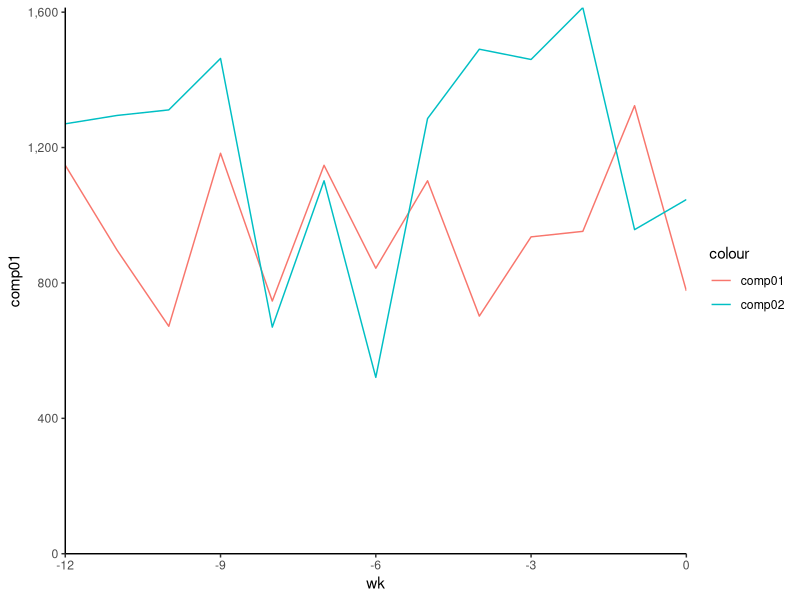
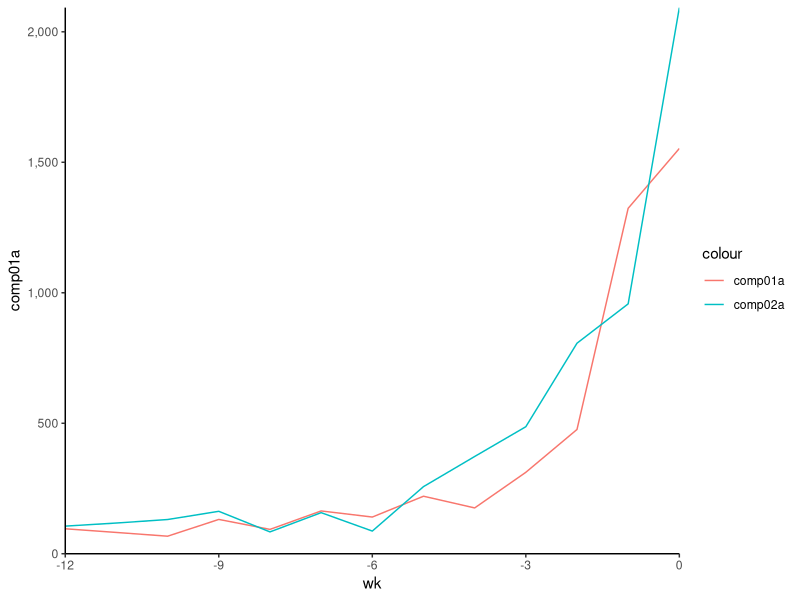
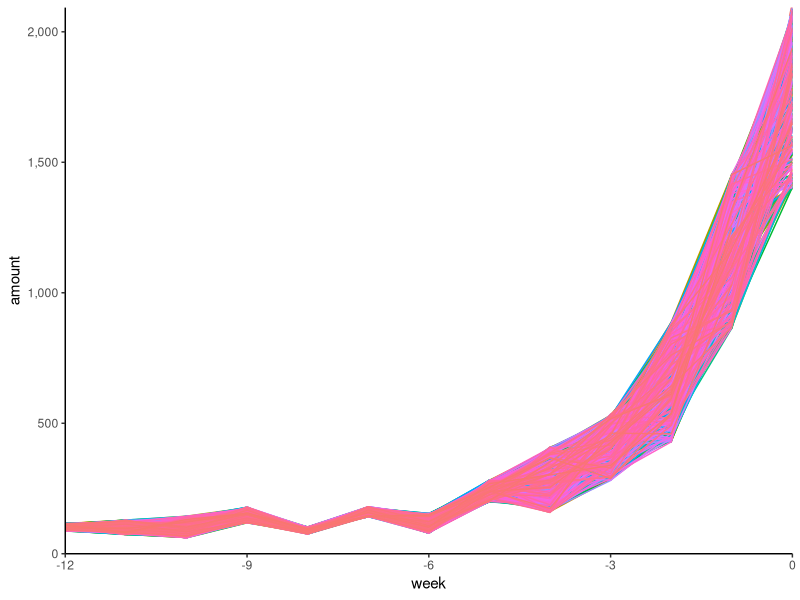
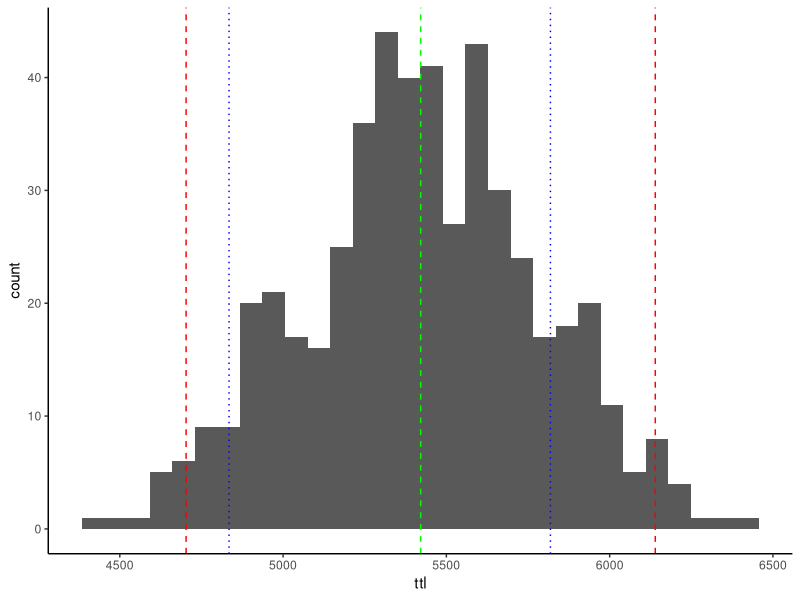
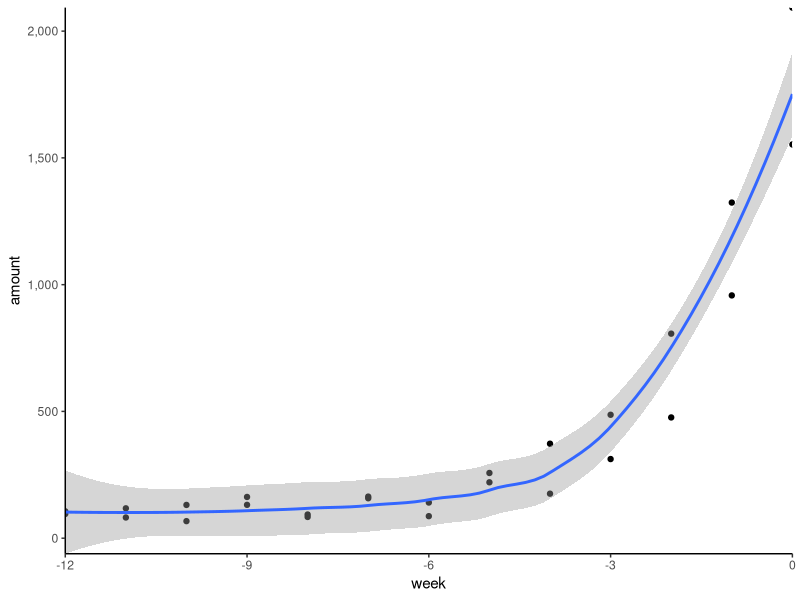
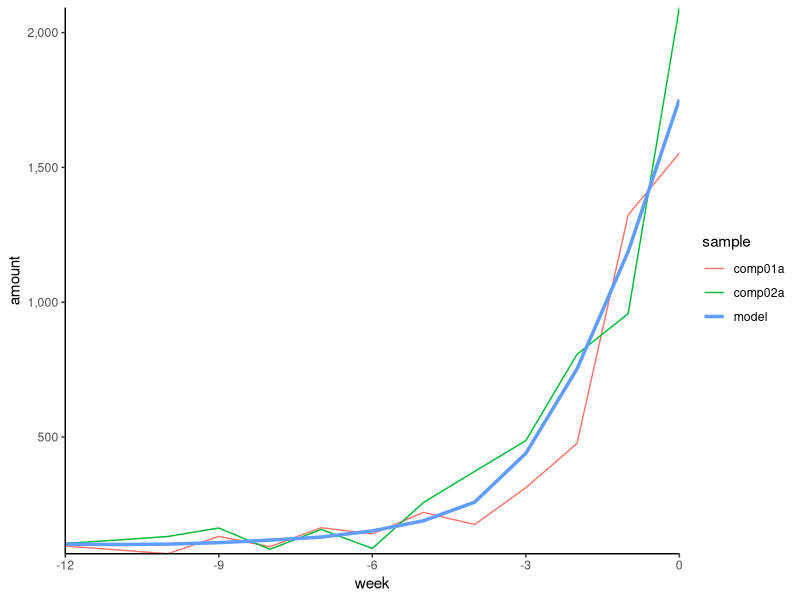

Write R code to recreate these figures, in order.
## ---- chunk 1
knitr::opts_chunk$set(echo=FALSE,
                      message=FALSE,
                      warning=FALSE)

library(tidyverse)
library(scales)

options(scipen=999)

## ---- chunk 2
set.seed(2019)

## generate weeks
wk_start <- -12
wk <- seq(from=wk_start, to=0, by=1)

## generate sample with increase
m1 <- 1000
sd1 <- 200
c01 <- rnorm(n=length(wk), mean=m1, sd=sd1)

m2 <- 1200
sd2 <- 300
c02 <- rnorm(n=length(wk), mean=m2, sd=sd2)

comparison <- data.frame(week=wk,
                         comp01=c01,
                         comp02=c02)

ggplot(comparison, aes(x=wk, y=comp01))+geom_line(aes(color='comp01'))+
  geom_line(y=comparison$comp02, aes(color='comp02'))+
  scale_y_continuous(labels=comma, limits=c(0,max(comparison$comp02)), expand=c(0,0))+
  scale_x_continuous(labels=comma, expand=c(0,0) )+
  theme_classic()

## ---- chunk 3
## divide 
comparison <- comparison %>% mutate(
  comp01a=comp01*(1/abs(wk)),
  comp02a=comp02*(1/abs(wk))
)

comparison <- comparison %>% mutate(
  comp01a = ifelse(comp01a==Inf, comp01*2, comp01a),
  comp02a = ifelse(comp02a==Inf, comp02*2, comp02a)
)

ggplot(comparison, aes(x=wk, y=comp01a))+geom_line(aes(color='comp01a'))+
  geom_line(y=comparison$comp02a, aes(color='comp02a'))+
  scale_y_continuous(labels=comma, limits=c(0,max(comparison$comp02a)), expand=c(0,0))+
  scale_x_continuous(labels=comma, expand=c(0,0) )+
  theme_classic()

## ---- chunk 4
## gather comparison data to facilitate sample comparison
comp_orig <- comparison %>% select(week, comp01a, comp02a) %>% gather(
  key=sample, value=amount, -week
)
num_sample <- 500
samp_data_all <- data.frame()

for(s in 1:num_sample){
#  for each row in comparison table, get a sample of data points
#  randomly chosen from between comp01a and comp02a with leeway on either side
  leewaydown <- 0.9
  leewayup <- 1.1
  for(w in 1:length(wk)){
    dist <- c(comparison$comp01a[w],comparison$comp02a[w])
    samp_data <- data.frame(week=wk[w], 
                            sample=paste0('s',s), 
                            amount=runif(n=1, min=min(dist)*leewaydown, max=max(dist)*leewayup),
                            stringsAsFactors = FALSE)
    samp_data_all <- bind_rows(samp_data_all, samp_data) 
  }
}

## ---- chunk 5
comp_all <- bind_rows(comp_orig, samp_data_all)
## ---- chunk 6
## line chart with original comparisons highlighted in larger size
ggplot(data=comp_orig, aes(x=week, y=amount, color=sample))+geom_line(size=1.2, linetype='dashed')+
   geom_line(data=comp_all, aes(x=week, y=amount, color=sample))+
  scale_y_continuous(labels=comma, limits=c(0,max(comparison$comp02a)), expand=c(0,0))+
  scale_x_continuous(labels=comma, expand=c(0,0) )+
  theme_classic()+theme(legend.position = 'none')
## ---- chunk 7
comp_summary <- comp_all %>% group_by(sample) %>% summarize(
  ttl=sum(amount),
  mean=mean(amount),
  median=median(amount),
  stddev=sd(amount)
)
## ---- chunk 8
ggplot(comp_summary, aes(x=ttl))+geom_histogram()+
  geom_vline(aes(xintercept=comp_summary$ttl[comp_summary$sample=='comp01a']), linetype='dotted', color='blue')+
  geom_vline(aes(xintercept=comp_summary$ttl[comp_summary$sample=='comp02a']), linetype='dotted', color='blue')+
  geom_vline(aes(xintercept=mean(comp_summary$ttl)), linetype='dashed', color='green')+
  geom_vline(aes(xintercept=mean(comp_summary$ttl)-(2*sd(comp_summary$ttl))), linetype='dashed', color='red')+
  geom_vline(aes(xintercept=mean(comp_summary$ttl)+(2*sd(comp_summary$ttl))), linetype='dashed', color='red')+
  theme_classic()
## ---- chunk 9
summary(comp_summary$ttl)

msd2plus <- mean(comp_summary$ttl)+(2*sd(comp_summary$ttl))
msd2min <- mean(comp_summary$ttl)-(2*sd(comp_summary$ttl))

msd05 <- qnorm(p=.025, mean=mean(comp_summary$ttl), sd=sd(comp_summary$ttl))
msd95 <- qnorm(p=.025, mean=mean(comp_summary$ttl), sd=sd(comp_summary$ttl), lower.tail=FALSE)

## ---- chunk 10
## what amount is at pth percentile?
qnorm(p=0.5, mean=mean(comp_summary$ttl), sd=sd(comp_summary$ttl))
quantile(comp_summary$ttl, 0.5)
## ---- chunk 11

## probability of exactly x
dnorm(x=mean(comp_summary$ttl), mean=mean(comp_summary$ttl), sd=sd(comp_summary$ttl))
## probability of q or less
pnorm(q=mean(comp_summary$ttl), mean=mean(comp_summary$ttl), sd=sd(comp_summary$ttl))
## ---- chunk 12
ggplot(comp_orig, aes(x=week, y=amount))+geom_point()+
  geom_smooth(method='loess')+
  scale_y_continuous(labels=comma, expand=c(0,0))+
  scale_x_continuous(labels=comma, expand=c(0,0) )+
  theme_classic()

## ---- chunk 13

model_sm <- loess(amount~week, data=comp_orig)
summary(model_sm)

predict_sm <- predict(model_sm, data.frame(week=wk))

predict_sm_df <- data.frame(week=wk,
                            sample='model',
                            amount=predict_sm, stringsAsFactors = FALSE)

## linear model for comparison
# model_lm <- lm(amount~week, data=comp_orig)
# summary(model_lm)
# predict(model_lm, data.frame(week=-12), interval='confidence')
# predict(model_lm, data.frame(week=-12), interval='prediction')
# pred_lm <- predict(model_lm, data.frame(week=wk), interval='confidence')

## ---- chunk 14
comp_model <- bind_rows(comp_orig, predict_sm_df)

ggplot(comp_model, aes(x=week, y=amount, color=sample))+geom_line()+
  geom_line(data=predict_sm_df, aes(x=week, y=amount), size=1.2)+
  scale_y_continuous(labels=comma, expand=c(0,0))+
  scale_x_continuous(labels=comma, expand=c(0,0))+
  theme_classic()
  
## ---- chunk 15
sum(predict_sm_df$amount)

